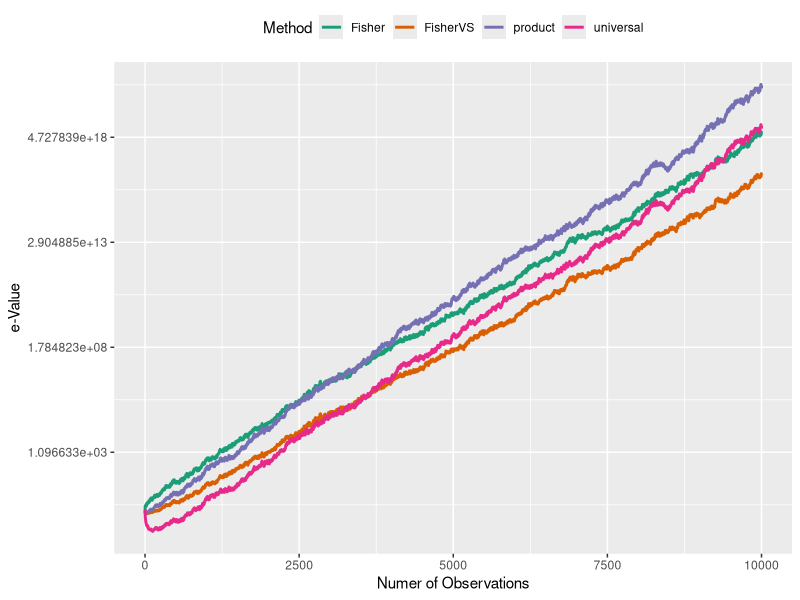

Recreate this plot in R.
## ---- chunk 1
knitr::opts_chunk$set(
  collapse = TRUE,
  comment = "#>"
)
## ---- chunk 2
#### Initialization ####
n_seeds = 100  # how many seeds to consider
N = 10000      # the number of trials
delta = -0.1   # the parameter of the alternative hypothesis
# e_x are the e-values and iE are the cumulative e-values
e_x = rep(0, N)
# p_x are the p-values and FP are Fisher's overall p-values
p_x = rep(0, N)
iE_all   = matrix(1, nrow = N+1, ncol = n_seeds) # product
uni_all  = iE_all                                # universal
FP_all   = iE_all                                # Fisher
F_VS_all = iE_all                                # Fisher-VS

#### Calculation ####
for(seed in 1:n_seeds){
  set.seed(seed * 1e3 + 1)
  x = rnorm(N) + delta
  e_x = exp(delta * x - delta^2/2)
  iE_all[, seed] = cumprod(c(1, e_x))
  S = cumsum(x)
  nn = 1:N
  uni_all[-1,seed] = exp(S^2/2/nn) / sqrt(nn)
  p_x = pnorm(x)
  FF = -2 * cumsum(log(p_x))
  FP_all[-1, seed] = exp(pchisq(FF, df=2*nn, lower.tail = F, log.p = T))
  SELR_ = (FP_all[, seed] < exp(-1))
  F_VS_all[ SELR_, seed] = 1/(-exp(1)*FP_all[ SELR_, seed]*log(FP_all[ SELR_, seed]))   
}

iE = apply(iE_all, 1, median)
uni = apply(uni_all, 1, median)
FP = apply(FP_all, 1, median)
F_VS = apply(F_VS_all,1, median)

#### Plot ####
library(ggplot2)
library(tidyr)
library(dplyr)

sim_plots <- data.frame(
  x = 1:(N+1),
  product = iE,
  universal = uni,
  Fisher = 1/(FP),
  FisherVS = F_VS
) %>% 
  gather(key = "Method", value = "E_value", -x) %>%
  ggplot(aes(x = x, y = E_value)) + 
  geom_line(aes(color = Method), size = 1) + 
  scale_y_continuous(trans='log') +
  theme_grey() +  # Default
  theme(legend.position = "top") + 
  scale_color_brewer(palette="Dark2") +
  xlab("Numer of Observations") + 
  ylab("e-Value")
  
print(sim_plots)
